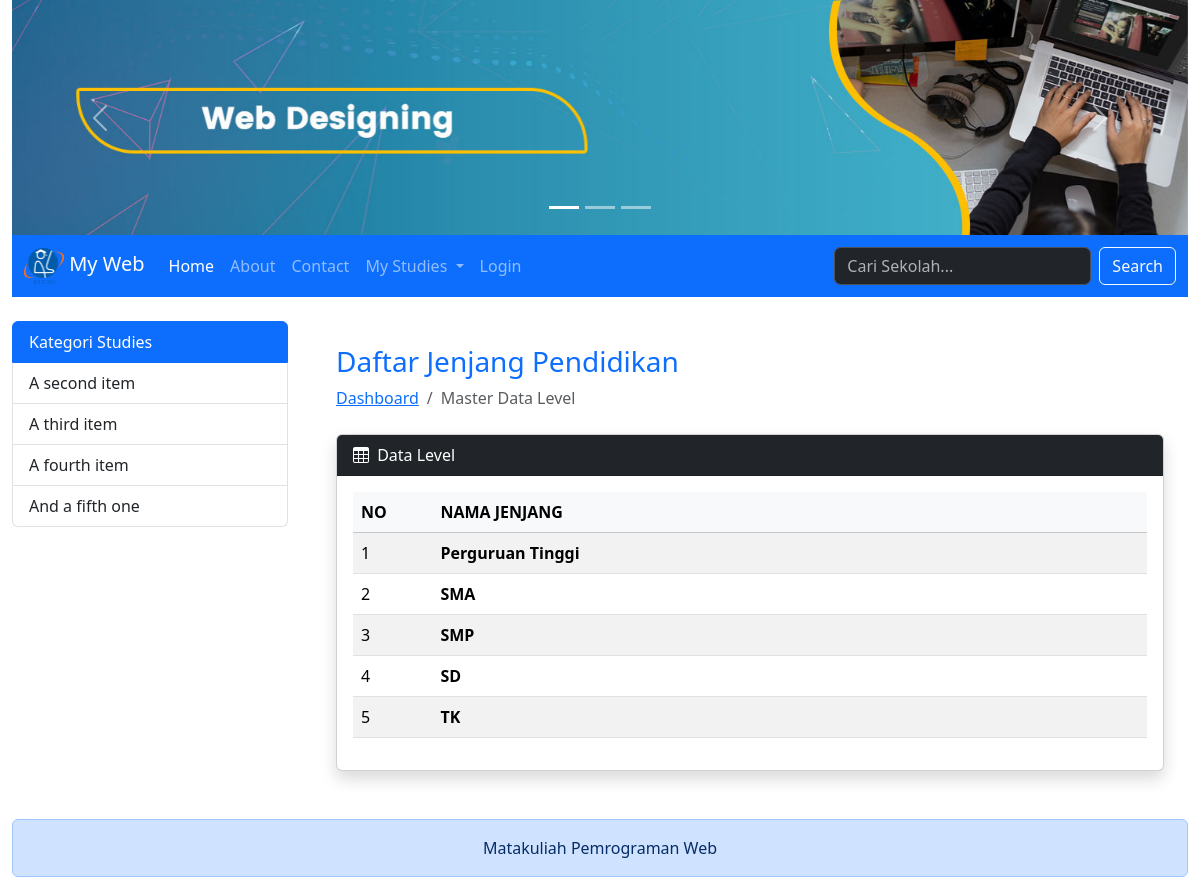
The app's page /index.php?hal=level_list with its own data.
### tables this page shows
CREATE TABLE `level` (
  `id` int(11) NOT NULL,
  `nama` varchar(50) NOT NULL
);

### models/Level.php (called while the page is built, shortened)
<?php
class Level
{
    private $koneksi;
    public function __construct()
    {
        global $dbh;
        $this->koneksi = $dbh;
    }
    public function index()
    {
        $sql = "SELECT * FROM level ORDER BY id DESC";
        return $this->koneksi->query($sql);
    }
}

### level_list.php (the view, shortened to what this page needs)
<?php
$obj_level = new Level();
$rs = $obj_level->index();
if (isset($_SESSION['MEMBER'])) {
    $ar_judul = ['NO', 'NAMA JENJANG', 'AKSI'];
} else {
    $ar_judul = ['NO', 'NAMA JENJANG'];
}
?>
<div class="container-fluid px-4">
    <h3 class="mt-4 text-primary">Daftar Jenjang Pendidikan</h3>
    <ol class="breadcrumb mb-4">
        <li class="breadcrumb-item"><a href="index.php?hal=home">Dashboard</a></li>
        <li class="breadcrumb-item active">Master Data Level</li>
    </ol>
    <div class="card mb-4 shadow">
        <div class="card-header bg-dark text-white">
            <i class="bi bi-table me-1"></i> Data Level
        </div>
        <div class="card-body">
            <table class="table table-striped table-hover align-middle">
                <thead class="table-light">
                    <tr>
                        <?php
                        foreach ($ar_judul as $jdl) {
                            echo "<th>$jdl</th>";
                        }
                        ?>
                    </tr>
                </thead>
                <tbody>
                    <?php
                    $no = 1;
                    foreach ($rs as $row) {
                    ?>
                        <tr>
                            <td width="10%"><?= $no ?></td>
                            <td><strong><?= $row['nama'] ?></strong></td>
                        </tr>
                    <?php
                        $no++;
                    }
                    ?>
                </tbody>
            </table>
        </div>
    </div>
</div>

### records on screen
level: nama "Perguruan Tinggi"
level: nama "SMA"
level: nama "SMP"
level: nama "SD"
level: nama "TK"

### other values on screen
$jdl "NO"
$jdl "NAMA JENJANG"
